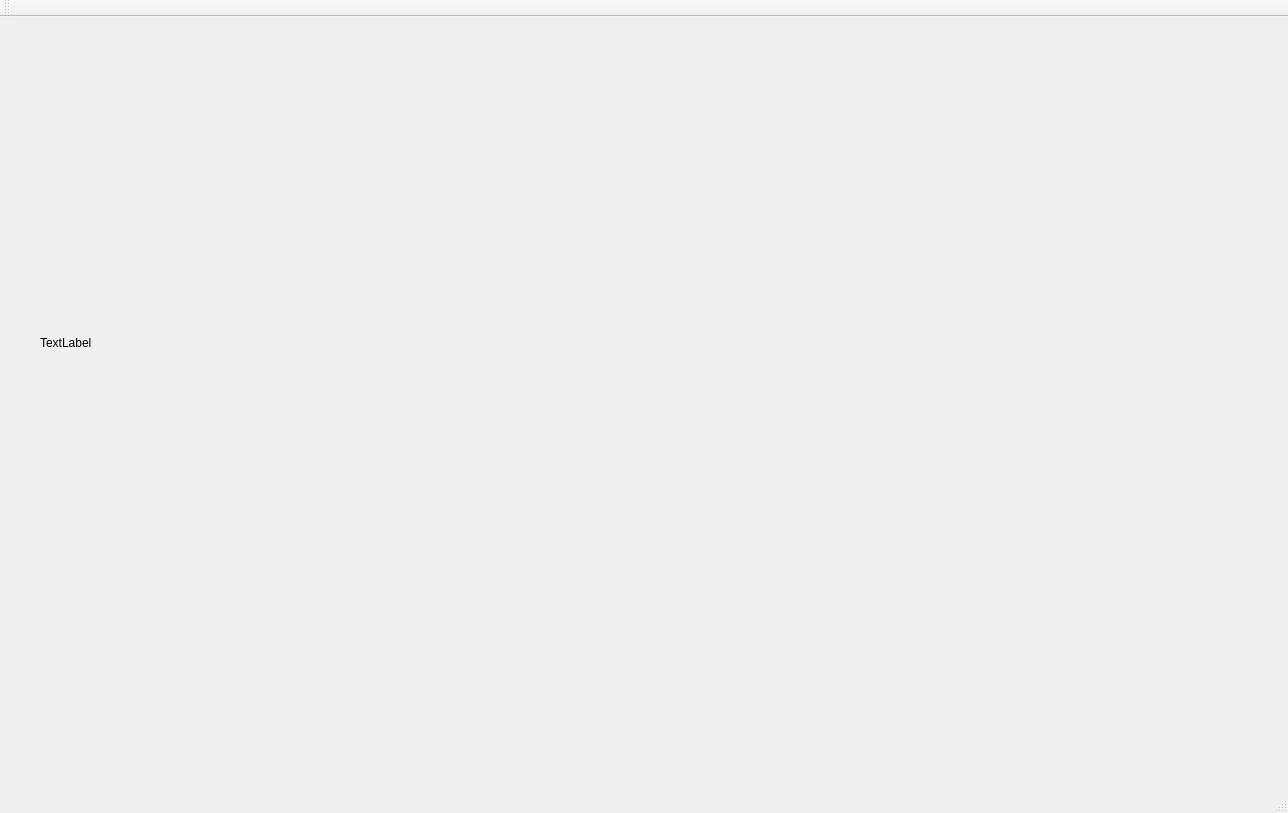
<?xml version="1.0" encoding="UTF-8"?>
<ui version="4.0">
 <class>MainWindow</class>
 <widget class="QMainWindow" name="MainWindow">
  <property name="geometry">
   <rect>
    <x>0</x>
    <y>0</y>
    <width>1288</width>
    <height>813</height>
   </rect>
  </property>
  <property name="windowTitle">
   <string>MainWindow</string>
  </property>
  <widget class="QWidget" name="centralWidget">
   <widget class="QLabel" name="label">
    <property name="geometry">
     <rect>
      <x>40</x>
      <y>10</y>
      <width>1171</width>
      <height>631</height>
     </rect>
    </property>
    <property name="text">
     <string>TextLabel</string>
    </property>
   </widget>
  </widget>
  <widget class="QMenuBar" name="menuBar">
   <property name="geometry">
    <rect>
     <x>0</x>
     <y>0</y>
     <width>1288</width>
     <height>21</height>
    </rect>
   </property>
  </widget>
  <widget class="QToolBar" name="mainToolBar">
   <attribute name="toolBarArea">
    <enum>TopToolBarArea</enum>
   </attribute>
   <attribute name="toolBarBreak">
    <bool>false</bool>
   </attribute>
  </widget>
  <widget class="QStatusBar" name="statusBar"/>
 </widget>
 <layoutdefault spacing="6" margin="11"/>
 <resources/>
 <connections/>
</ui>
